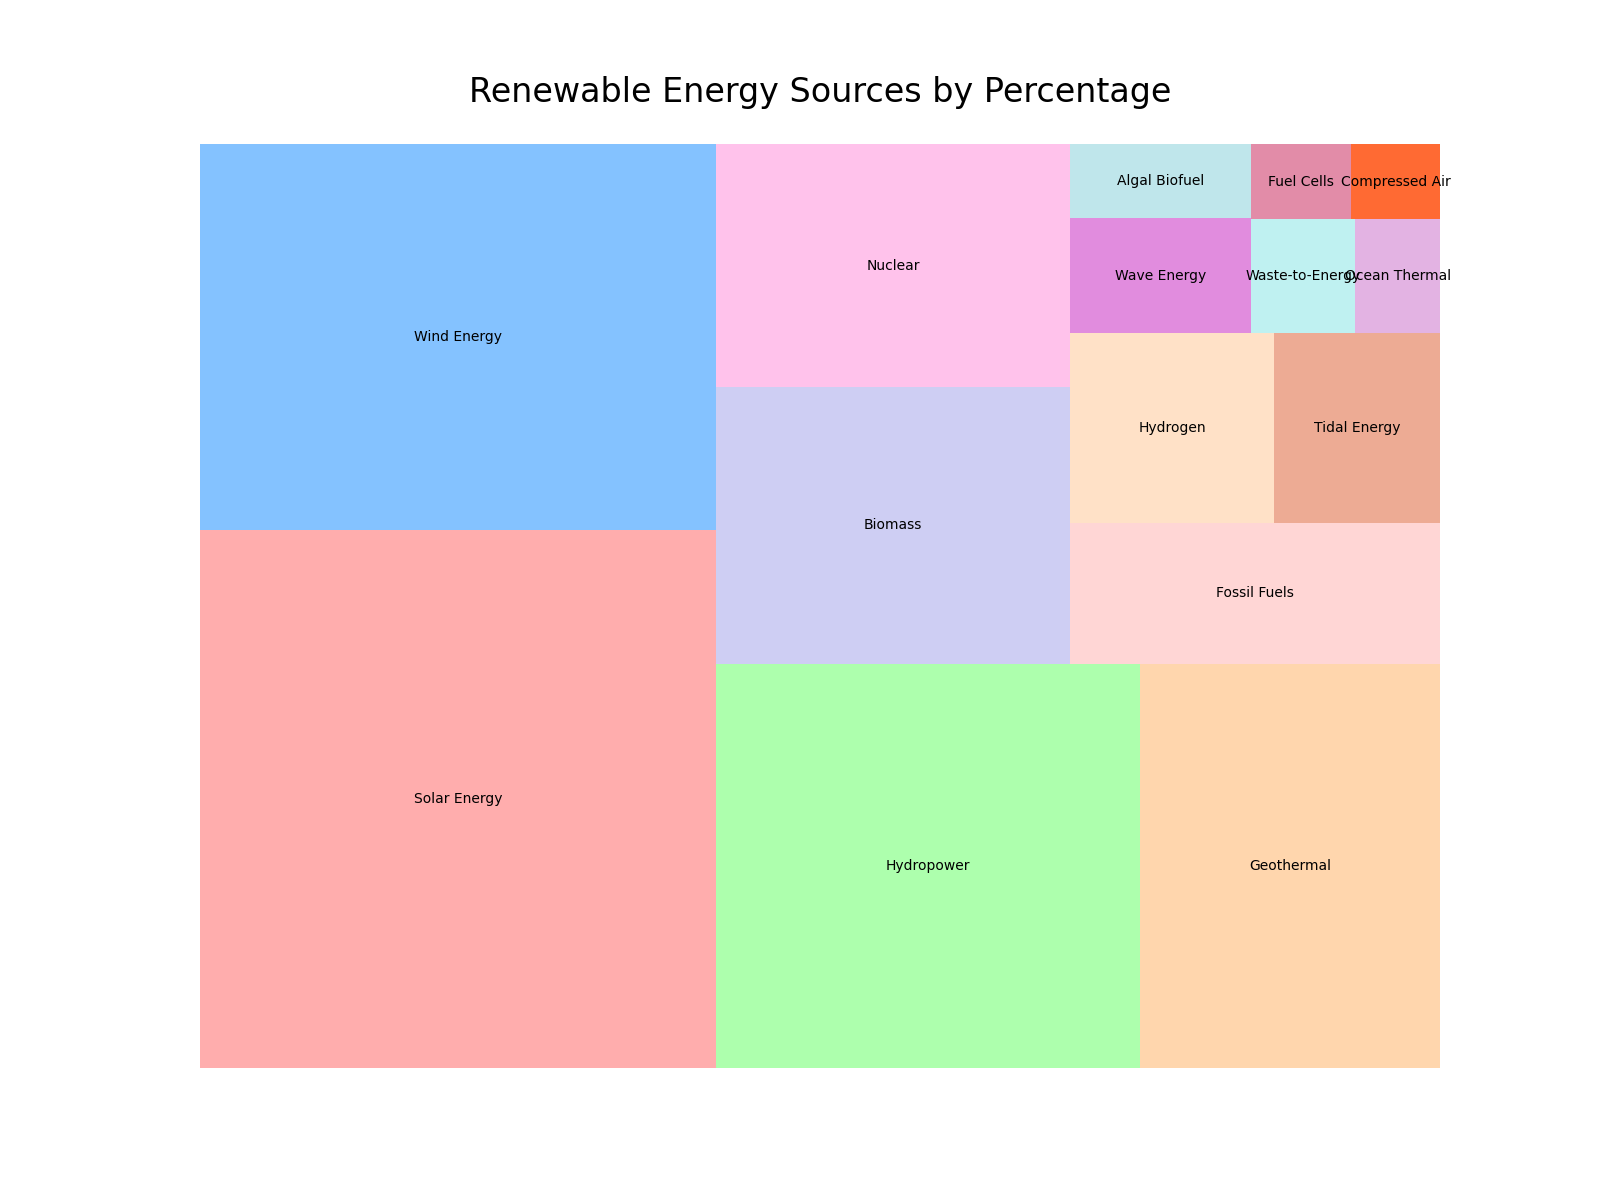

Generate this figure with Python:

import matplotlib.pyplot as plt
import pandas as pd
import squarify

# Define the dataset
data = {
    'Category': ['Solar Energy', 'Wind Energy', 'Hydropower', 'Geothermal', 'Biomass', 
                 'Nuclear', 'Fossil Fuels', 'Hydrogen', 'Tidal Energy', 'Wave Energy', 
                 'Algal Biofuel', 'Waste-to-Energy', 'Ocean Thermal', 'Fuel Cells', 'Compressed Air'],
    'Percentage': [25.45, 18.23, 15.67, 11.12, 8.95, 7.88, 4.76, 3.56, 2.89, 1.89, 
                   1.23, 1.09, 0.88, 0.69, 0.61]
}

df = pd.DataFrame(data)

# Define the color scheme
colors = ['#ff9999', '#66b3ff', '#99ff99', '#ffcc99', '#c2c2f0', '#ffb3e6', '#ffcccb', '#ffdab9',
          '#e9967a', '#da70d6', '#b0e0e6', '#afeeee', '#dda0dd', '#db7093', '#ff4500']

# Create the figure with specified figure size
fig = plt.figure(figsize=(16, 12))
ax = fig.add_subplot(111, aspect="auto")

# Create a treemap
squarify.plot(sizes=df['Percentage'], label=df['Category'], color=colors, alpha=0.8)

# Set the title of the plot
plt.title('Renewable Energy Sources by Percentage', fontsize=24, pad=30)

# Remove the axes
plt.axis('off')

# Show the plot
plt.show()
